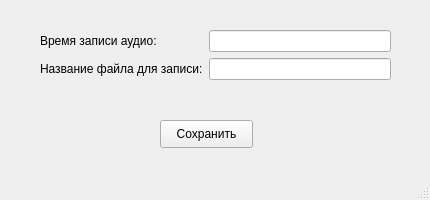
<?xml version="1.0" encoding="UTF-8"?>
<ui version="4.0">
 <class>Settings_Window</class>
 <widget class="QMainWindow" name="Settings_Window">
  <property name="geometry">
   <rect>
    <x>0</x>
    <y>0</y>
    <width>430</width>
    <height>200</height>
   </rect>
  </property>
  <property name="windowTitle">
   <string>MainWindow</string>
  </property>
  <widget class="QWidget" name="centralwidget">
   <widget class="QWidget" name="formLayoutWidget">
    <property name="geometry">
     <rect>
      <x>40</x>
      <y>30</y>
      <width>351</width>
      <height>61</height>
     </rect>
    </property>
    <layout class="QFormLayout" name="formLayout">
     <item row="0" column="0">
      <widget class="QLabel" name="label_time_rec">
       <property name="text">
        <string>Время записи аудио:</string>
       </property>
      </widget>
     </item>
     <item row="0" column="1">
      <widget class="QLineEdit" name="line_time_rec">
       <property name="text">
        <string/>
       </property>
      </widget>
     </item>
     <item row="1" column="0">
      <widget class="QLabel" name="label_filename">
       <property name="text">
        <string>Название файла для записи:</string>
       </property>
      </widget>
     </item>
     <item row="1" column="1">
      <widget class="QLineEdit" name="line_fname">
       <property name="text">
        <string/>
       </property>
      </widget>
     </item>
    </layout>
   </widget>
   <widget class="QPushButton" name="pushButton">
    <property name="geometry">
     <rect>
      <x>160</x>
      <y>120</y>
      <width>93</width>
      <height>28</height>
     </rect>
    </property>
    <property name="text">
     <string>Сохранить</string>
    </property>
   </widget>
  </widget>
  <widget class="QMenuBar" name="menubar">
   <property name="geometry">
    <rect>
     <x>0</x>
     <y>0</y>
     <width>430</width>
     <height>26</height>
    </rect>
   </property>
  </widget>
  <widget class="QStatusBar" name="statusbar"/>
 </widget>
 <resources/>
 <connections/>
</ui>
